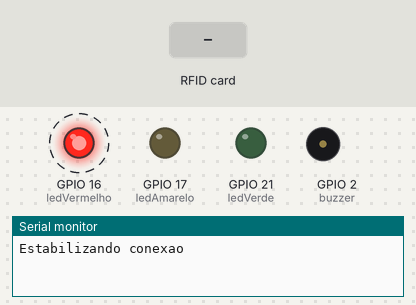
Recording of a sketch running on a simulated ESP32. On the bench: output pins drawn as LEDs (lit = HIGH), buzzer (waves = sounding), the last lines printed to the serial monitor. Dashed ring = blinking. Inputs (shaded band) come from the test bench. WiFi joins after 1.5 s; servers stay silent unless stated.

Above: at 0.95 s.
1.3 s: RFID card 5E 7A 19 C4 held to the reader
At 3.4 s:
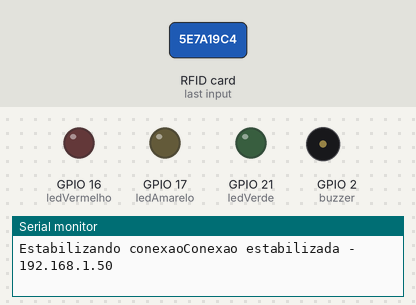
At 4.3 s:
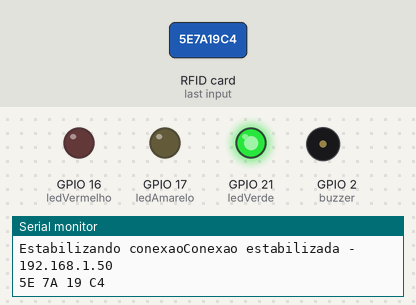
Timing chart, 0 to 6.0 s (numbered marks = the images above; inputs shaded):
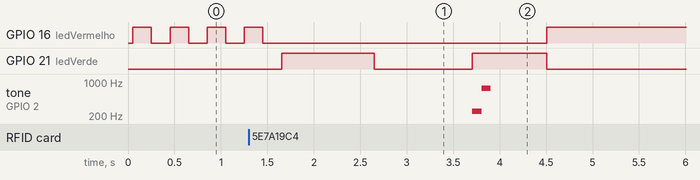

The sketch:

rfid_esp32.ino
```cpp
// ESP32 ->   Wi-Fi A/B/G/N

#include <WiFi.h>
#include <SPI.h>
#include <MFRC522.h> // Biblioteca para conexao do com RFID-RC522
/*
Conexoes pino RFID-RC522

VSPI RST - RST -> 4 (BRANCO)
VSPI MOSI - MOSI -> 23 (ROXO)
VSPI MISO - MISO -> 19 (CINZA)
VSPI SCK - SCK -> 18 (AZUL)
VSPI SS - SS (SDA) -> 5 (VERDE)
VCC -> 3V (VERMELHO
GND -> GND (PRETO)

*/
#define ledAmarelo 17
#define ledVerde 21
#define ledVermelho 16
#define buzzer 2
#define RST_PIN 4
#define SS_PIN 5

MFRC522 leitor(SS_PIN, RST_PIN);
WiFiClient client;

const String ssid = "JUMENTO BRANCO";
const String password = "banana3338";

IPAddress addr_server(192,168,1,105);

void setup() {
  pinMode(ledVerde, OUTPUT);
  pinMode(ledAmarelo, OUTPUT);
  pinMode(ledVermelho, OUTPUT);
  Serial.begin(9600);
  SPI.begin();
  leitor.PCD_Init(); //Inicia o módulo MFRC522
}

void loop() {
  digitalWrite(ledVermelho, HIGH);

  if(WiFi.status() != WL_CONNECTED){
    digitalWrite(ledVermelho, LOW);
    VerificarConexao();
  }

  VerificarCard();
}

void VerificarConexao(){
  while (WiFi.status() != WL_CONNECTED){
    Serial.print("Estabilizando conexao");
    WiFi.begin(ssid,password);
    digitalWrite(ledVermelho,HIGH);
    delay(200);
    digitalWrite(ledVermelho,LOW);
    delay(200);
    digitalWrite(ledVermelho,HIGH);
    delay(200);
    digitalWrite(ledVermelho,LOW);
    delay(200);
    digitalWrite(ledVermelho,HIGH);
    delay(200);
    digitalWrite(ledVermelho,LOW);
    delay(200);
    digitalWrite(ledVermelho,HIGH);
    delay(200);
    digitalWrite(ledVermelho,LOW);
    delay(200);

    if (WiFi.status() == WL_CONNECTED){
      digitalWrite(ledVerde,HIGH);
      delay(1000);
      digitalWrite(ledVerde,LOW);
      delay(50);
      Serial.println("Conexao estabilizada - ");
      Serial.print(WiFi.localIP());
    }
  }
}

// Método para verificar se há card sendo inserido

void VerificarCard(){

  String rfid_data;
  delay(1000);

  if (!leitor.PICC_IsNewCardPresent()){
    Serial.print("\nNenhum Card");
    return;
  }

  if(!leitor.PICC_ReadCardSerial()){
    Serial.println("Erro de leitura");
    digitalWrite(ledVermelho, LOW);
    somAtencao();
    return;
  }

  digitalWrite(ledVermelho, LOW);
  Serial.print("\n");
  for (byte i = 0; i < leitor.uid.size; i++){
    rfid_data += String(leitor.uid.uidByte[i], HEX);

    if(i != 3){
      rfid_data += " ";
    }
  }
  rfid_data.toUpperCase();
  Serial.print(rfid_data);
  digitalWrite(ledVerde, HIGH);
  tone(buzzer, 250, 100);
  delay(100);
  tone(buzzer, 740, 100);
  delay(700);
  digitalWrite(ledVerde, LOW);


  //if(EnviarDados(rfid_data)){
  //  //digitalWrite(ledVerde, HIGH);
  //  tone(buzzer, 250, 100);
  //  delay(100);
  //  tone(buzzer, 740,100);
  //  delay(1000);
  //  digitalWrite(ledVerde, LOW);
  //}
  //else{
  //  somAtencao();
  //}
}

// Método para envio das informações

//bool EnviarDados(String rfid){
//  char query[128];
//  delay(1000);
//  VerificarConexao();
//
//  if(connection.connect(addr_server, port, user, key_mysql, db)){
//    delay(200);
//    MySQL_Cursor *cur_mem = new MySQL_Cursor(&connection);
//    //Salvar
//    sprintf(query, command, rfid);
//    // Executa o query
//    cur_mem -> execute(query);
//    delete cur_mem;
//    Serial.println("Informacao salva com exito!!!");
//    Serial.println("Conexão estabelecida");
//    connection.close();
//    return true;
//  }
//  else{
//    Serial.println("Erro ao conecta com banco de dados");
//    connection.close();
//    return false;
//  }
//}

void somAtencao(){
  digitalWrite(ledAmarelo, HIGH);
  tone(buzzer, 150, 100);
  delay(140);
  tone(buzzer, 150, 100);
  delay(140);
  digitalWrite(ledAmarelo, LOW);
}
```

Measured:
- after the input at 1.3 s, tone on GPIO 2 (buzzer): silent → 250 Hz after 2.4 s, → 740 Hz 0.10 s later, → silent 0.10 s later
